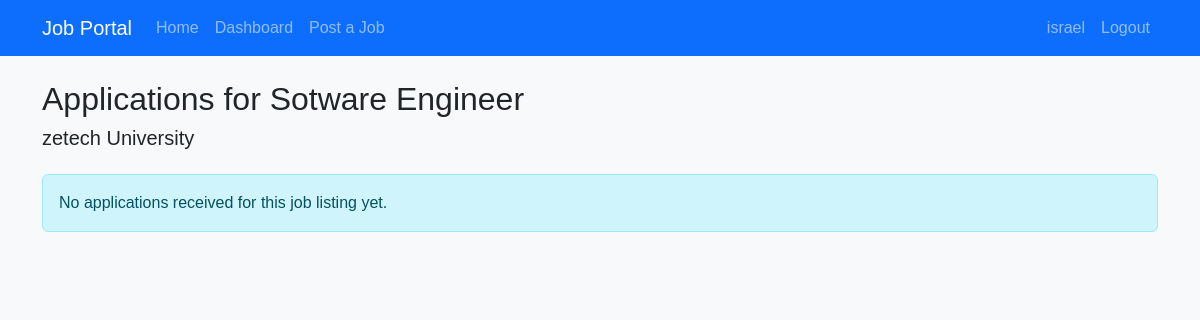
The page /applications/1 (signed in) on the database its author committed.
### models.py (models this page shows, shortened)
class User(UserMixin, db.Model):
    id = db.Column(db.Integer, primary_key=True)
    username = db.Column(db.String(64), index=True, unique=True)
    email = db.Column(db.String(120), index=True, unique=True)
    password_hash = db.Column(db.String(128))
    is_employer = db.Column(db.Boolean, default=False)
    jobs = db.relationship('Job', backref='author', lazy='dynamic')
    applications = db.relationship('Application', backref='applicant', lazy='dynamic')

class Job(db.Model):
    id = db.Column(db.Integer, primary_key=True)
    title = db.Column(db.String(100))
    description = db.Column(db.Text)
    company = db.Column(db.String(100))
    location = db.Column(db.String(100))
    salary = db.Column(db.String(50))
    requirements = db.Column(db.Text)
    date_posted = db.Column(db.DateTime, default=datetime.utcnow)
    user_id = db.Column(db.Integer, db.ForeignKey('user.id'))
    applications = db.relationship('Application', backref='job', lazy='dynamic')

### app.py (the view)
@app.route('/applications/<int:job_id>')
@login_required
def view_applications(job_id):
    job = Job.query.get_or_404(job_id)
    if job.user_id != current_user.id:
        flash('You can only view applications for your own job listings')
        return redirect(url_for('dashboard'))
    applications = Application.query.filter_by(job_id=job.id).all()
    return render_template('applications.html', applications=applications, job=job)

### app.py (called while the page is built)
@login.user_loader
def load_user(id):
    return User.query.get(int(id))

### templates/applications.html
{% extends "base.html" %}
{% block content %}
<div class="mb-4">
    <h2>Applications for {{ job.title }}</h2>
    <h5>{{ job.company }}</h5>
</div>
{% if applications %}
<div class="accordion" id="applicationsAccordion">
    {% for application in applications %}
    <div class="accordion-item">
        <h2 class="accordion-header" id="heading{{ application.id }}">
            <button class="accordion-button collapsed" type="button" data-bs-toggle="collapse"
                    data-bs-target="#collapse{{ application.id }}" aria-expanded="false"
                    aria-controls="collapse{{ application.id }}">
                <div class="d-flex justify-content-between w-100 me-4">
                    <span>{{ application.applicant.username }}</span>
                    <span>Applied on: {{ application.date_applied.strftime('%Y-%m-%d') }}</span>
                    <span>
                        {% if application.status == 'pending' %}
                        <span class="badge bg-warning">Pending</span>
                        {% elif application.status == 'accepted' %}
                        <span class="badge bg-success">Accepted</span>
                        {% elif application.status == 'accepted' %}
                        <span class="badge bg-success">Accepted</span>
                        {% elif application.status == 'rejected' %}
                        <span class="badge bg-danger">Rejected</span>
                        {% endif %}
                    </span>
                </div>
            </button>
        </h2>
        <div id="collapse{{ application.id }}" class="accordion-collapse collapse"
             aria-labelledby="heading{{ application.id }}" data-bs-parent="#applicationsAccordion">
            <div class="accordion-body">
                <div class="row">
                    <div class="col-md-6">
                        <h5>Resume</h5>
                        <div class="card p-3 bg-light">
                            <pre class="mb-0">{{ application.resume }}</pre>
                        </div>
                    </div>
                    <div class="col-md-6">
                        <h5>Cover Letter</h5>
                        <div class="card p-3 bg-light">
                            <pre class="mb-0">{{ application.cover_letter }}</pre>
                        </div>
                    </div>
                </div>
                <div class="mt-4">
                    <h5>Change Status:</h5>
                    <div class="btn-group">
                        <a href="{{ url_for('update_status', application_id=application.id, status='pending') }}"
                           class="btn btn-warning">Mark as Pending</a>
                        <a href="{{ url_for('update_status', application_id=application.id, status='accepted') }}"
                           class="btn btn-success">Accept</a>
                        <a href="{{ url_for('update_status', application_id=application.id, status='rejected') }}"
                           class="btn btn-danger">Reject</a>
                    </div>
                </div>
            </div>
        </div>
    </div>
    {% endfor %}
</div>
{% else %}
<div class="alert alert-info">
    No applications received for this job listing yet.
</div>
{% endif %}
{% endblock %}

### templates/base.html (shortened to what this page needs)
<!DOCTYPE html>
<html lang="en">
<head>
    <link rel="stylesheet" href="https://cdnjs.cloudflare.com/ajax/libs/bootstrap/5.3.0/css/bootstrap.min.css">
    <link rel="stylesheet" href="{{ url_for('static', filename='css/style.css') }}">
</head>
<body>
    <nav class="navbar navbar-expand-lg navbar-dark bg-primary">
        <div class="container">
            <a class="navbar-brand" href="{{ url_for('index') }}">Job Portal</a>
            <div class="collapse navbar-collapse" id="navbarNav">
                <ul class="navbar-nav me-auto">
                    <li class="nav-item">
                        <a class="nav-link" href="{{ url_for('index') }}">Home</a>
                    </li>
                    {% if current_user.is_authenticated %}
                    <li class="nav-item">
                        <a class="nav-link" href="{{ url_for('dashboard') }}">Dashboard</a>
                    </li>
                    {% if current_user.is_employer %}
                    <li class="nav-item">
                        <a class="nav-link" href="{{ url_for('post_job') }}">Post a Job</a>
                    </li>
                    {% endif %}
                    {% endif %}
                </ul>
                <ul class="navbar-nav">
                    {% if current_user.is_anonymous %}
                    <li class="nav-item">
                        <a class="nav-link" href="{{ url_for('login') }}">Login</a>
                    </li>
                    <li class="nav-item">
                        <a class="nav-link" href="{{ url_for('register') }}">Register</a>
                    </li>
                    {% else %}
                    <li class="nav-item">
                        <span class="nav-link">{{ current_user.username }}</span>
                    </li>
                    <li class="nav-item">
                        <a class="nav-link" href="{{ url_for('logout') }}">Logout</a>
                    </li>
                    {% endif %}
                </ul>
            </div>
        </div>
    </nav>
    <div class="container mt-4">
        {% block content %}{% endblock %}
    </div>
</body>
</html>

### static/css/style.css (style rules this page uses)
body { font-family: 'Arial', sans-serif; background-color: #f8f9fa; }
.navbar { margin-bottom: 20px; }

### rows shown on the page
User: username "israel"
Job: title "Sotware Engineer", company "zetech University"
